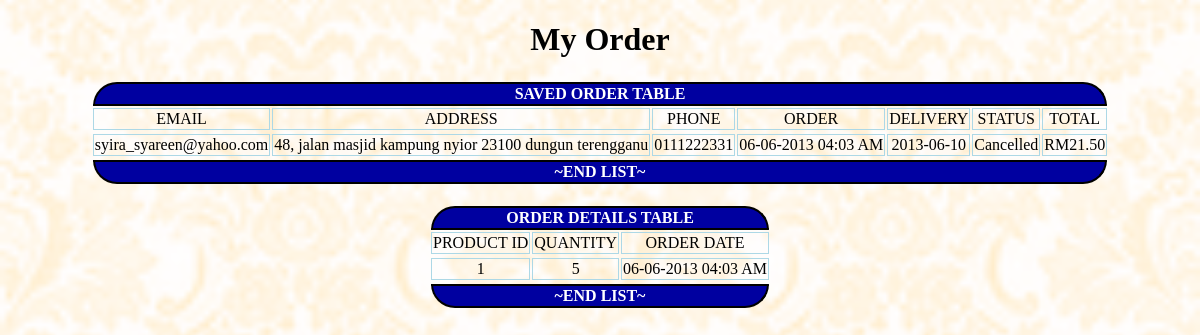
The app's page /custspace/user/my-order.php (signed in) with its own data.
### tables this page shows
CREATE TABLE IF NOT EXISTS `saved_order` (
  `id` int(11) NOT NULL AUTO_INCREMENT,
  `order_total` decimal(5,2) NOT NULL,
  `cust_name` varchar(50) NOT NULL,
  `email` varchar(50) NOT NULL,
  `address` text NOT NULL,
  `phone` varchar(15) NOT NULL,
  `order_date` varchar(40) NOT NULL,
  `delivery_date` varchar(40) NOT NULL,
  `status` varchar(20) NOT NULL,
  PRIMARY KEY (`id`)
);

CREATE TABLE IF NOT EXISTS `order_details` (
  `id` int(11) NOT NULL AUTO_INCREMENT,
  `username` varchar(50) NOT NULL,
  `product_id` int(11) NOT NULL,
  `quantity` int(11) NOT NULL,
  `order_date` varchar(40) NOT NULL,
  PRIMARY KEY (`id`)
);

### custspace/user/my-order.php (the view, shortened to what this page needs)
<?php
if(isset($_SESSION['username']))
	{
		$username = $_SESSION['username'];
	}
	else
		die("<center><h1>Failed!</h1><br />No data received.</center>");
	$save_order_result=mysql_query("SELECT * FROM saved_order WHERE cust_name='$username'") or die("SELECT * FROM saved_order"."<br/><br/>".mysql_error());
	$order_details_result=mysql_query("SELECT * FROM order_details WHERE username='$username'") or die("SELECT * FROM order_details"."<br/><br/>".mysql_error());
?>
<!DOCTYPE html PUBLIC "-//w3c//DTD XHTML 1.0
Transitional//EN"
"http://www.w3.org/TR/xhtml1/DTD/xhtml1-transitional.dtd">
<html xmlns="http://www.w3.org/1999/xhtml">
<head>
	<link rel="stylesheet" type="text/css" href="themes/background.tab.css">
</head>
<body>
<center>
<h1>My Order</h1>
<table border="0" class="table_list">
	<tr>
		<td colspan="7" class="table_header">
			SAVED ORDER TABLE
		</td>
	</tr>
	<tr>
		<td>
			EMAIL
		</td>
		<td>
			ADDRESS
		</td>
		<td>
			PHONE
		</td>
		<td>
			ORDER
		</td>
		<td>
			DELIVERY
		</td>
		<td>
			STATUS
		</td>
		<td>
			TOTAL
		</td>
	<tr>
<?php
while($row=mysql_fetch_array($save_order_result))
	{
	$so_email=$row['email'];
	$so_address=$row['address'];
	$so_phone=$row['phone'];
	$so_total=$row['order_total'];
	$so_order_date=$row['order_date'];
	$so_delivery_date=$row['delivery_date'];
	$so_status=$row['status'];
?>
	<tr>
		<td>
			<?php	echo $so_email; ?>
		</td>
		<td>
			<?php	echo $so_address; ?>
		</td>
		<td>
			<?php	echo $so_phone; ?>
		</td>
		<td>
			<?php	echo $so_order_date; ?>
		</td>
		<td>
			<?php	echo $so_delivery_date; ?>
		</td>
		<td>
			<?php	echo $so_status; ?>
		</td>
		<td>
			<?php	echo 'RM'.$so_total; ?>
		</td>
	<tr>
	<?php } ?>
	<tr>
		<td colspan="7" class="table_footer">
			~END LIST~
		</td>
	</tr>
</table>
<br />
<table border="0" class="table_list">
	<tr>
		<td colspan="3" class="table_header">
			ORDER DETAILS TABLE
		</td>
	</tr>
	<tr>
		<td>
			PRODUCT ID
		</td>
		<td>
			QUANTITY
		</td>
		<td>
			ORDER DATE
		</td>
	<tr>
	<?php
while($row=mysql_fetch_array($order_details_result))
	{
	$od_product_id=$row['product_id'];
	$od_quantity=$row['quantity'];
	$od_order_date=$row['order_date'];
?>
	<tr>
		<td>
			<?php	echo $od_product_id; ?>
		</td>
		<td>
			<?php	echo $od_quantity; ?>
		</td>
		<td>
			<?php	echo $od_order_date; ?>
		</td>
	<tr>
	<?php } ?>
	<tr>
		<td colspan="3" class="table_footer">
			~END LIST~
		</td>
	</tr>
</table>
<br />
</center>
</body>
</html>

### themes/background.tab.css (style rules this page uses)
body { background-image: url(wallpaper/background.png); background-attachment: fixed; background-position: center; background-size: 100%; }

### custspace/user/my-order.php (style rules this page uses)
.table_list { text-align: center; }
td { border: 1px solid #ADD8E6; }
.table_header { color: #FFFFFF; font-family: Arial Black; font-weight: bold; background-color: #0000A0; border: 2px solid #000000; border-top-right-radius: 35px; border-top-left-radius: 35px; }
.table_footer { color: #FFFFFF; font-family: Arial Black; font-weight: bold; background-color: #0000A0; border: 2px solid #000000; border-bottom-right-radius: 35px; border-bottom-left-radius: 35px; }

### records on screen
saved_order: email "syira_syareen@yahoo.com", address "48, jalan masjid kampung nyior 23100 dungun terengganu", phone "0111222331", order_date "06-06-2013 04:03 AM", delivery_date "2013-06-10", status "Cancelled", order_total "21.50"
order_details: product "1", quantity "5", order_date "06-06-2013 04:03 AM"
